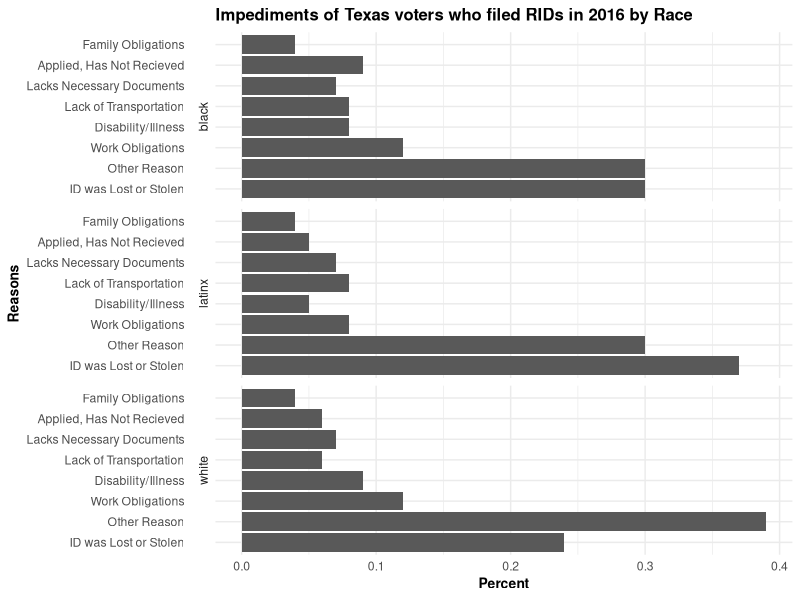
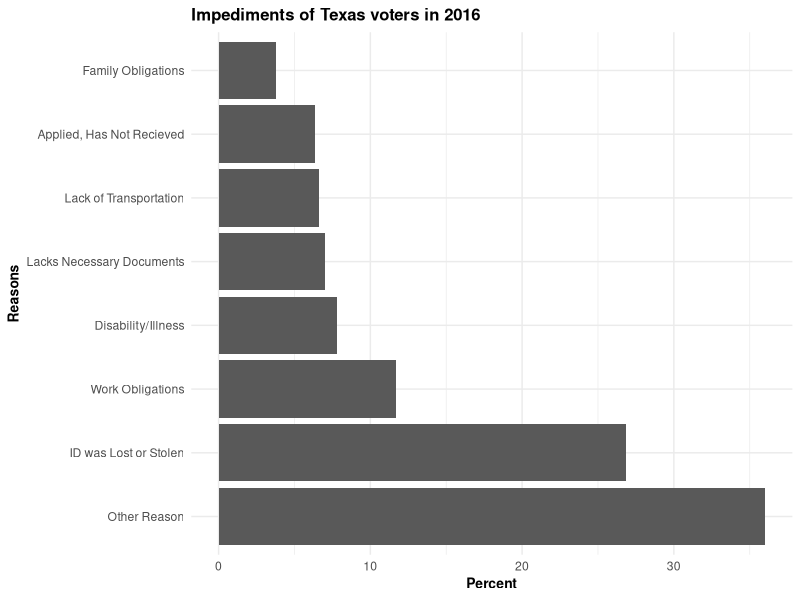
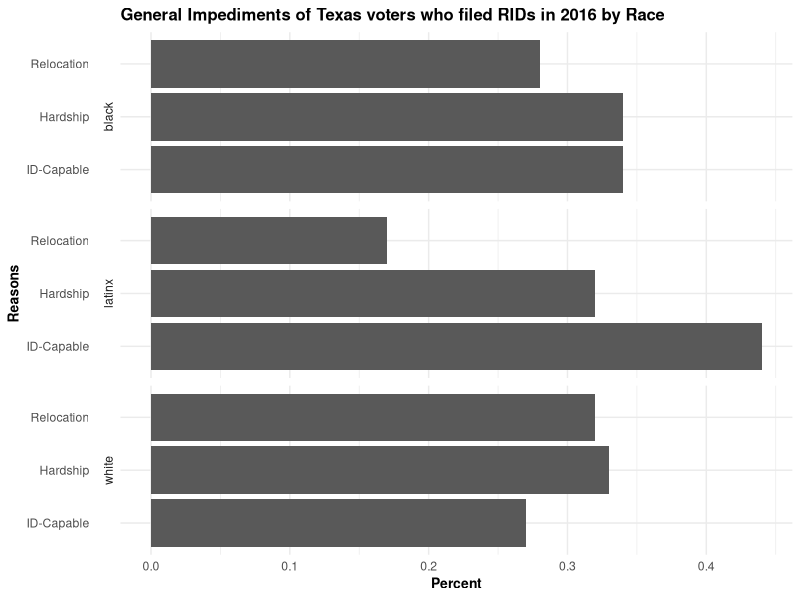

R code for these plots, in order:
#### Preamble ####
# Purpose: Replicated graphs from "Who Does Voter ID Keep from Voting?" by 
# Bernard L. Fraga and Michael G. Miller (2022)
# Author: Emily Su
# Date: 13 February 2024
# Contact: em.su@mail.utoronto.ca
# License: MIT
# Pre-requisites: tidyverse, ggplot2, and knitr has been installed by running 00-install_packages.R


#### Workspace setup ####
library(tidyverse)
library(ggplot2)
library(knitr)


#### Load data ####
cleaned_reason_data <- read_csv("data/analysis_data/cleaned_reason_data.csv", show_col_types = FALSE)

#### Replication #### 
## Figure A1: 
# https://dataverse.harvard.edu/file.xhtml?fileId=4328158&version=1.0
figure_A1_rep_all_data <- cleaned_reason_data |>
  select(family, applied, transport, birthcert, disability, work, lost, other, black, latino, white)

# White 
figure_A1_rep_white_data <- figure_A1_rep_all_data |>
  # Filter for white
  filter(white == 1) |>
  # Remove other races
  select(-c(black, latino)) |>
  # Get percentages 
  mutate( 
    "Family Obligations" = round(sum(family) / n(), 2),
    "Applied, Has Not Recieved" = round(sum(applied) / n(), 2),
    "Lack of Transportation" = round(sum(transport) / n(), 2),
    "Lacks Necessary Documents" = round(sum(birthcert) / n(), 2), 
    "Disability/Illness" = round(sum(disability) / n(), 2),
    "Work Obligations" = round(sum(work) / n(), 2), 
    "ID was Lost or Stolen" = round(sum(lost) / n(), 2), 
    "Other Reason" = round(sum(other) / n(), 2)
  ) |>
  # Remove the original columns
  select(-c(family, applied, transport, birthcert, disability, work, lost, other, white)) |>
  # Have the percentages only show up in 1 row
  unique() |>
  # Code snippet to convert to a 1-column matrix and then to a vector 
  # was adapted from the following: https://www.geeksforgeeks.org/convert-matrix-to-vector-in-r/
  t() |> # Convert 1-row matrix into a 1-column matrix
  c() |> # Convert to a vector
  tibble() |> # Change into a tibble
  rename( # Left side is the new name and the right side is the old name
    percent = "c(...)"
  ) |>
  mutate(
    reasons = c("Family Obligations", 
                "Applied, Has Not Recieved", 
                "Lack of Transportation", 
                "Lacks Necessary Documents",
                "Disability/Illness", 
                "Work Obligations", 
                "ID was Lost or Stolen",
                "Other Reason"),
     # Add column for race
    race = "white"
  ) 


# Black
figure_A1_rep_black_data <- figure_A1_rep_all_data |>
  # Filter for black
  filter(black == 1) |>
  # Remove other races
  select(-c(white, latino)) |>
  # Get percentages 
  mutate( 
    "Family Obligations" = round(sum(family) / n(), 2),
    "Applied, Has Not Recieved" = round(sum(applied) / n(), 2),
    "Lack of Transportation" = round(sum(transport) / n(), 2),
    "Lacks Necessary Documents" = round(sum(birthcert) / n(), 2), 
    "Disability/Illness" = round(sum(disability) / n(), 2),
    "Work Obligations" = round(sum(work) / n(), 2), 
    "ID was Lost or Stolen" = round(sum(lost) / n(), 2), 
    "Other Reason" = round(sum(other) / n(), 2)
  ) |>
  # Remove the original columns
  select(-c(family, applied, transport, birthcert, disability, work, lost, other, black)) |>
  # Have the percentages only show up in 1 row
  unique() |>
  # Code snippet to convert to a 1-column matrix and then to a vector 
  # was adapted from the following: https://www.geeksforgeeks.org/convert-matrix-to-vector-in-r/
  t() |> # Convert 1-row matrix into a 1-column matrix
  c() |> # Convert to a vector
  tibble() |> # Change into a tibble
  rename( # Left side is the new name and the right side is the old name
    percent = "c(...)"
  ) |>
  mutate(
    reasons = c("Family Obligations", 
                "Applied, Has Not Recieved", 
                "Lack of Transportation", 
                "Lacks Necessary Documents",
                "Disability/Illness", 
                "Work Obligations", 
                "ID was Lost or Stolen",
                "Other Reason"),
    # Add column for race
    race = "black"
  ) 

# Latinx
figure_A1_rep_latinx_data <- figure_A1_rep_all_data |>
  # Filter for Latino
  filter(latino == 1) |>
  # Remove other races
  select(-c(white, black)) |>
  # Get percentages 
  mutate( 
    "Family Obligations" = round(sum(family) / n(), 2),
    "Applied, Has Not Recieved" = round(sum(applied) / n(), 2),
    "Lack of Transportation" = round(sum(transport) / n(), 2),
    "Lacks Necessary Documents" = round(sum(birthcert) / n(), 2), 
    "Disability/Illness" = round(sum(disability) / n(), 2),
    "Work Obligations" = round(sum(work) / n(), 2), 
    "ID was Lost or Stolen" = round(sum(lost) / n(), 2), 
    "Other Reason" = round(sum(other) / n(), 2)
  ) |>
  # Remove the original columns
  select(-c(family, applied, transport, birthcert, disability, work, lost, other, latino)) |>
  # Have the percentages only show up in 1 row
  unique() |> # Code snippet to convert to a 1-column matrix and then to a vector
  # Code snippet to convert to a 1-column matrix and then to a vector 
  # was adapted from the following: https://www.geeksforgeeks.org/convert-matrix-to-vector-in-r/
  t() |> # Convert 1-row matrix into a 1-column matrix
  c() |> # Convert to a vector
  tibble() |> # Change into a tibble
  rename( # Left side is the new name and the right side is the old name
    percent = "c(...)"
  ) |>
  mutate(
    reasons = c("Family Obligations", 
                "Applied, Has Not Recieved", 
                "Lack of Transportation", 
                "Lacks Necessary Documents",
                "Disability/Illness", 
                "Work Obligations", 
                "ID was Lost or Stolen",
                "Other Reason"),
    # Add column for race
    race = "latinx"
  ) 

# Combine all
# Referenced code from here: https://help.qresearchsoftware.com/hc/en-us/articles/4446615637775-How-to-Merge-Tables-Using-R
combined_figure_A1_data <- rbind(figure_A1_rep_white_data, figure_A1_rep_black_data)
combined_figure_A1_data <- rbind(combined_figure_A1_data, figure_A1_rep_latinx_data)

# Graph
# Referenced code from https://r-graph-gallery.com/267-reorder-a-variable-in-ggplot2.html
# To figure out how to sort 
combined_figure_A1_data |>
  mutate(reasons = fct_reorder(reasons, desc(percent))) |>
  ggplot(mapping = aes(x = reasons, y = percent)) +
  geom_bar(stat="identity") +
  theme_minimal() +
  labs(
    x = "Reasons",
    y = "Percent"
  ) +
  coord_flip() + 
  # Referenced code from https://github.com/tidyverse/ggplot2/issues/2762
  # to figure out how to put labels on the left and use facet_grid
  facet_grid(vars(race), switch = "y") +
  guides(x = guide_axis(angle = 0), ) +
  theme(plot.title = element_text(size = 12, face = "bold"),
        axis.title=element_text(size = 10, face = "bold")) + 
  ggtitle("Impediments of Texas voters who filed RIDs in 2016 by Race")

# Table
combined_figure_A1_data |>
  kable()


## Figure 2
figure_2_rep_data <- cleaned_reason_data |>
  select(family, applied, transport, birthcert, disability, work, lost, other) |>
  # Get percentages 
  mutate( 
    "Family Obligations" = round((sum(family) / n()) * 100, 2),
    "Applied, Has Not Recieved" = round((sum(applied) / n()) * 100, 2),
    "Lack of Transportation" = round((sum(transport) / n()) * 100, 2),
    "Lacks Necessary Documents" = round((sum(birthcert) / n()) * 100, 2), 
    "Disability/Illness" = round((sum(disability) / n()) * 100, 2),
    "Work Obligations" = round((sum(work) / n()) * 100, 2), 
    "ID was Lost or Stolen" = round((sum(lost) / n()) * 100, 2), 
    "Other Reason" = round((sum(other) / n()) * 100, 2)
  ) |>
  # Remove the original columns
  select(-c(family, applied, transport, birthcert, disability, work, lost, other)) |>
  # Have the percentages only show up in 1 row
  unique() |>
  # Code snippet to convert to a 1-column matrix and then to a vector 
  # was adapted from the following: https://www.geeksforgeeks.org/convert-matrix-to-vector-in-r/
  t() |> # Convert 1-row matrix into a 1-column matrix
  c() |> # Convert to a vector
  tibble() |> # Change into a tibble
  rename( # Left side is the new name and the right side is the old name
    percent = "c(...)"
  ) |>
  mutate(
    reasons = c("Family Obligations", 
                "Applied, Has Not Recieved", 
                "Lack of Transportation", 
                "Lacks Necessary Documents",
                "Disability/Illness", 
                "Work Obligations", 
                "ID was Lost or Stolen",
                "Other Reason"
                )
  ) 

# Referenced code from https://r-graph-gallery.com/267-reorder-a-variable-in-ggplot2.html
# To figure out how to sort 
# Graph
figure_2_rep_data |>
  mutate(reasons = fct_reorder(reasons, desc(percent))) |>
  ggplot(mapping = aes(x = reasons, y = percent)) +
  geom_bar(stat="identity") +
  ggtitle("Impediments of Texas voters in 2016") +
  coord_flip() + 
  theme_minimal() +
  labs(x = "Reasons", y = "Percent") +
  theme(plot.title = element_text(size = 12, face = "bold"),
        axis.title = element_text(size = 10, face = "bold")) 

# Table
figure_2_rep_data |> 
  kable()


# Figure A3
# https://dataverse.harvard.edu/file.xhtml?fileId=4328141&version=1.0
figure_A3_rep_all_data <- cleaned_reason_data |>
  select(relocation, id_capable, hardship, black, latino, white)

# White 
figure_A3_rep_white_data <- figure_A3_rep_all_data |>
  # Filter for white
  filter(white == 1) |>
  # Remove other races
  select(-c(black, latino)) |>
  # Get percentages 
  mutate( 
    "Relocation" = round(sum(relocation) / n(), 2),
    "Hardship" = round(sum(hardship) / n(), 2),
    "ID-Capable" = round(sum(id_capable) / n(), 2)
  ) |>
  # Remove the original columns
  select(-c(relocation, id_capable, hardship, white)) |>
  # Have the percentages only show up in 1 row
  unique() |>
  # Code snippet to convert to a 1-column matrix and then to a vector 
  # was adapted from the following: https://www.geeksforgeeks.org/convert-matrix-to-vector-in-r/
  t() |> # Convert 1-row matrix into a 1-column matrix
  c() |> # Convert to a vector
  tibble() |> # Change into a tibble
  rename( # Left side is the new name and the right side is the old name
    percent = "c(...)"
  ) |>
  mutate(
    reasons = c("Relocation", 
                "Hardship", 
                "ID-Capable"),
    # Add column for race
    race = "white"
  ) 


# Black 
figure_A3_rep_black_data <- figure_A3_rep_all_data |>
  # Filter for black
  filter(black == 1) |>
  # Remove other races
  select(-c(white, latino)) |>
  # Get percentages 
  mutate( 
    "Relocation" = round(sum(relocation) / n(), 2),
    "Hardship" = round(sum(hardship) / n(), 2),
    "ID-Capable" = round(sum(id_capable) / n(), 2)
  ) |>
  # Remove the original columns
  select(-c(relocation, id_capable, hardship, black)) |>
  # Have the percentages only show up in 1 row
  unique() |>
  # Code snippet to convert to a 1-column matrix and then to a vector 
  # was adapted from the following: https://www.geeksforgeeks.org/convert-matrix-to-vector-in-r/
  t() |> # Convert 1-row matrix into a 1-column matrix
  c() |> # Convert to a vector
  tibble() |> # Change into a tibble
  rename( # Left side is the new name and the right side is the old name
    percent = "c(...)"
  ) |>
  mutate(
    reasons = c("Relocation", 
                "Hardship", 
                "ID-Capable"),
    # Add column for race
    race = "black"
  ) 

# Black 
figure_A3_rep_latinx_data <- figure_A3_rep_all_data |>
  # Filter for latino
  filter(latino == 1) |>
  # Remove other races
  select(-c(white, black)) |>
  # Get percentages 
  mutate( 
    "Relocation" = round(sum(relocation) / n(), 2),
    "Hardship" = round(sum(hardship) / n(), 2),
    "ID-Capable" = round(sum(id_capable) / n(), 2)
  ) |>
  # Remove the original columns
  select(-c(relocation, id_capable, hardship, latino)) |>
  # Have the percentages only show up in 1 row
  unique() |>
  # Code snippet to convert to a 1-column matrix and then to a vector 
  # was adapted from the following: https://www.geeksforgeeks.org/convert-matrix-to-vector-in-r/
  t() |> # Convert 1-row matrix into a 1-column matrix
  c() |> # Convert to a vector
  tibble() |> # Change into a tibble
  rename( # Left side is the new name and the right side is the old name
    percent = "c(...)"
  ) |>
  mutate(
    reasons = c("Relocation", 
                "Hardship", 
                "ID-Capable"),
    # Add column for race
    race = "latinx"
  ) 

# Combine all
# Referenced code from here: https://help.qresearchsoftware.com/hc/en-us/articles/4446615637775-How-to-Merge-Tables-Using-R
combined_figure_A3_data <- rbind(figure_A3_rep_white_data, figure_A3_rep_black_data)
combined_figure_A3_data <- rbind(combined_figure_A3_data, figure_A3_rep_latinx_data)


# Graph
# Referenced code from https://r-graph-gallery.com/267-reorder-a-variable-in-ggplot2.html
# To figure out how to sort 
combined_figure_A3_data |>
  mutate(reasons = fct_reorder(reasons, desc(percent))) |>
  ggplot(mapping = aes(x = reasons, y = percent)) +
  geom_bar(stat="identity") +
  theme_minimal() +
  labs(
    x = "Reasons",
    y = "Percent"
  ) +
  coord_flip() + 
  # Referenced code from https://github.com/tidyverse/ggplot2/issues/2762
  # to figure out how to put labels on the left and use facet_grid
  facet_grid(vars(race), switch = "y") +
  guides(x = guide_axis(angle = 0), ) +
  theme(plot.title = element_text(size = 12, face = "bold"),
        axis.title=element_text(size = 10, face = "bold")) + 
  ggtitle("General Impediments of Texas voters who filed RIDs in 2016 by Race")

# Table
combined_figure_A3_data |>
  kable()
